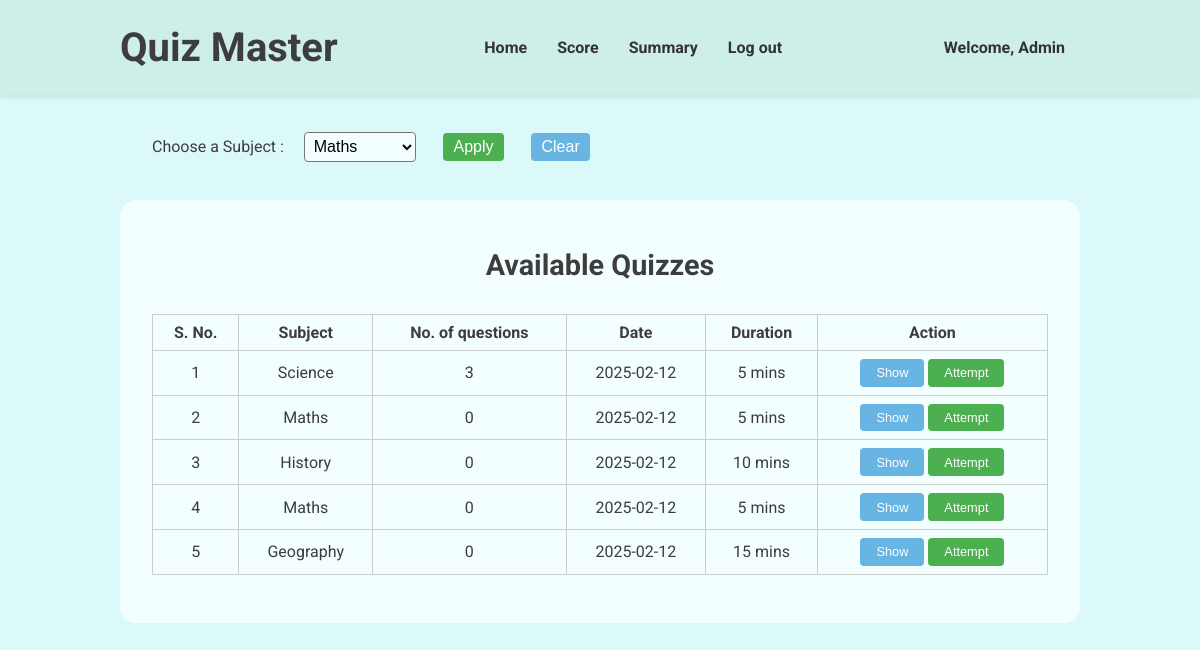
The app's page /dashboard (signed in) with its own data.
### models.py (models this page shows, shortened)
class User(db.Model, UserMixin):
    __tablename__ = 'users'
    id = db.Column(db.Integer, primary_key=True)
    username = db.Column(db.String(80), unique=True, nullable=False)
    passhash = db.Column(db.String(256), nullable=False)
    fullname = db.Column(db.String(80), nullable=False)
    qualification = db.Column(db.String(80), nullable=False)
    dob = db.Column(db.Date, nullable=False)
    is_admin = db.Column(db.Boolean, nullable=False, default=False)
    @property
    def password(self):
        raise AttributeError('Password is not a readable attribute')

class Quizzes(db.Model):
    __tablename__ = 'quizzes'
    quizid = db.Column(db.Integer, primary_key=True)
    quizname = db.Column(db.String(80), unique=False, nullable=False)
    subjectid = db.Column(db.Integer, db.ForeignKey('subjects.subjectid'), nullable=False)
    duration = db.Column(db.Integer, nullable=False)
    quizdate = db.Column(db.Date, nullable=False)
    questions = db.relationship('Questions', backref='quiz', lazy=True)

class Subjects(db.Model):
    __tablename__ = 'subjects'
    subjectid = db.Column(db.Integer, primary_key=True)
    subjectname = db.Column(db.String(80), unique=False, nullable=False)
    subjectdesc = db.Column(db.String(512), nullable=False)
    chapters = db.relationship('Chapters', backref='subject', lazy=True)

### routes.py (the view)
@app.route('/dashboard', methods=['GET', 'POST'])
@login_required
def dashboard():
    if request.method == 'POST':
        subject = request.form.get('subject')
        return render_template('dashboard.html', user = current_user, subjects = Subjects.query.all(), quizzes = Quizzes.query.filter_by(subjectid=Subjects.query.filter_by(subjectname=subject).first().subjectid).all())
    return render_template('dashboard.html', user = current_user, subjects = Subjects.query.all(), quizzes = Quizzes.query.all())

### app.py (called while the page is built)
@login_manager.user_loader
def load_user(userid):
    return models.User.query.get(int(userid))

### templates/dashboard.html (shortened to what this page needs)
{% extends "base.html" %} {% block title %}Dashboard | Quiz Master{% endblock %}
{% block stylesheet %}
<link rel="stylesheet" href="{{ url_for('static', filename='navbar.css') }}" />
<link
  rel="stylesheet"
  href="{{ url_for('static', filename='dashboard.css') }}"
/>
{% endblock%} {% block navbar %}
<header>
  <div class="header-container">
    <h1>Quiz Master</h1>
    <nav>
      <ul>
        <li>
          <a href="/dashboard">Home</a>
        </li>
        <li>
          <a href="/score">Score</a>
        </li>
        <li>
          <a href="/summary">Summary</a>
        </li>
        <li>
          <a href="/logout">Log out</a>
        </li>
      </ul>
    </nav>
    <a href="/profile">Welcome, {{ user.fullname}}</a>
  </div>
</header>
{% endblock %} {% block content %}
<main>
  <div class="topbar">
    <form method="post">
      <label for="subject">Choose a Subject : </label>
      <select id="subject" name="subject">
        {% for subject in subjects %}
        <option value="{{ subject.subjectname }}">
          {{ subject.subjectname }}
        </option>
        {% endfor %}
      </select>
      <button type="submit" id="apply">Apply</button>
    </form>
    <button id="clear" onclick="window.location.href='/dashboard'">
      Clear
    </button>
  </div>
  <div class="quiz-display">
    <h2>Available Quizzes</h2>
    <table>
      <thead>
        <tr>
          <th>S. No.</th>
          <th>Subject</th>
          <th>No. of questions</th>
          <th>Date</th>
          <th>Duration</th>
          <th>Action</th>
        </tr>
      </thead>
      <tbody>
        {% for quiz in quizzes %}
        <tr>
          <td>{{ loop.index }}</td>
          <td>
            {% for subject in subjects %} {% if subject.subjectid ==
            quiz.subjectid %} {{ subject.subjectname }} {% endif %} {% endfor %}
          </td>
          <td>{{ quiz.questions|length }}</td>
          <td>{{ quiz.quizdate}}</td>
          <td>{{ quiz.duration }} mins</td>
          <td>
            <button class="show-quiz-btn" onclick="showQuiz({{ quiz.quizid }})">
              Show
            </button>
            <button
              class="attempt-quiz-btn"
              onclick="attemptQuiz({{ quiz.quizid }})"
            >
              Attempt
            </button>
          </td>
        </tr>
        {% endfor %}
      </tbody>
    </table>
  </div>
</main>
{% endblock %}

### static/index.css (style rules this page uses)
* { margin: 0; padding: 0; box-sizing: border-box; }
body { background-color: #dbf9f8; color: #3d3d3d; font-family: 'roboto', sans-serif; }

### static/navbar.css (style rules this page uses)
header { background-color: #cdeee9; padding: 1.5rem; box-shadow: 0 2px 5px rgba(0, 0, 0, 0.1); }
.header-container { margin: auto; width: 80vw; display: flex; justify-content: space-between; align-items: center; }
header h1 { margin: 0; font-size: 2.5rem; color: #3d3d3d; }
header nav ul { list-style: none; display: flex; }
header a { margin: 0 15px; text-decoration: none; color: #333; font-weight: bold; }

### static/dashboard.css (style rules this page uses)
.topbar { margin: 2rem; }
.topbar form { display: inline; }
.topbar select { margin-left: 1rem; padding: 0.3rem; font-size: 1rem; border-radius: 0.25rem; background-color: #f3ffff; }
.topbar button { margin: 0.4rem 1.5rem; padding: 5px 10px; font-size: 1rem; border: none; border-radius: 0.25rem; cursor: pointer; color: #fff; }
#apply { background-color: #4caf50; }
#clear { background-color: #68b4e2; margin-left: 0; }
.quiz-display { padding: 1rem 2rem; min-height: 50vh; width: 100%; display: flex; flex-direction: column; align-items: center; background-color: #f3ffff; border-radius: 1rem; }
.quiz-display h2 { margin-top: 2rem; font-size: 1.8rem; }
.quiz-display table { margin: 2rem 0; width: 100%; border-collapse: collapse; }
.quiz-display table th, .quiz-display table td { border: 1px solid #ccc; padding: 8px; text-align: center; }
.quiz-display table button { padding: 0.4rem 1rem; font-size: 0.8rem; color: white; border: none; border-radius: 0.25rem; cursor: pointer; }
.attempt-quiz-btn { background-color: #4caf50; }
.show-quiz-btn { background-color: #68b4e2; }

### records on screen
User: fullname "Admin"
Quizzes: questions|length "3", quizdate "2025-02-12", duration "5"
Subjects: subjectname "Science"
Quizzes: questions|length "0", quizdate "2025-02-12", duration "5"
Subjects: subjectname "Maths"
Quizzes: questions|length "0", quizdate "2025-02-12", duration "10"
Subjects: subjectname "History"
Quizzes: questions|length "0", quizdate "2025-02-12", duration "5"
Quizzes: questions|length "0", quizdate "2025-02-12", duration "15"
Subjects: subjectname "Geography"

### other values on screen
form field subject "Maths"
